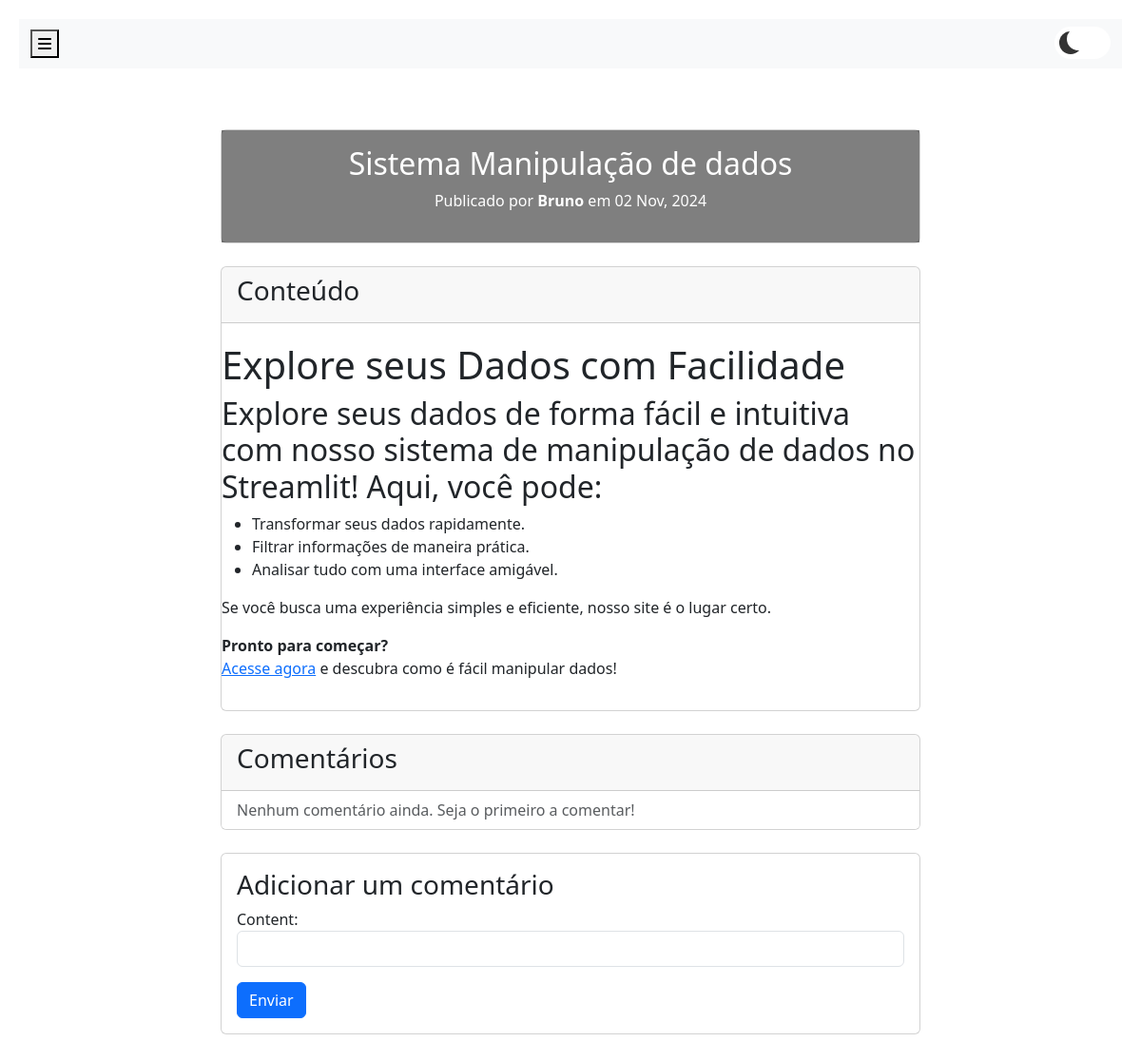
Screenshot of /blog/post/data-manipulation/ with the database file from the repository.
### blog/models.py (models this page shows, shortened)
class Post(models.Model):
    title = models.CharField(max_length=200)
    slug = models.SlugField(unique=True)
    content = models.TextField()
    created_at = models.DateTimeField(default=timezone.now)
    updated_at = models.DateTimeField(auto_now=True)
    author = models.ForeignKey(User, on_delete=models.CASCADE)
    categories = models.ManyToManyField(Category)
    image_url = models.ImageField(
        upload_to='images/',
        storage=MediaCloudinaryStorage(),
        blank=True,
        null=True
    )

### blog/views.py (the view)
# urls.py: path('post/<slug:slug>/', views.post_detail, name='post_detail'),
def post_detail(request, slug):
    post = get_object_or_404(Post, slug=slug)
    comments = post.comments.all()
    form = CommentForm()  # Apenas inicialize o formulário
    return render(request, 'post_detail.html', {'post': post, 'comments': comments, 'form': form})

### blog/forms.py
class CommentForm(forms.ModelForm):
    class Meta:
        model = Comment
        fields = ['content']
        widgets = {
            'content': forms.TextInput(attrs={'class': 'form-control'}),
        }

### blog/templatetags/markdown_extras.py (called while the page is built)
@register.filter
def markdownify(text):
    return mark_safe(markdown.markdown(text, extensions=['extra', 'codehilite', 'toc']))

### blog/templates/post_detail.html (shortened to what this page needs)
{% extends 'base.html' %}
{% load markdown_extras %}
{% block content %}
<div class="container mt-4">
    <div class="row">
        <div class="col-md-8 offset-md-2">
            <div class="card mb-4 text-white" style="background-size: cover; background-position: center;
            {% if post.image_url %}
            background-image: url('{{ post.image_url.url }}');
            {% endif %}">
                <div class="card-body" style="background: rgba(0, 0, 0, 0.5);">
                    <h2 class="card-title text-center">{{ post.title }}</h2>
                    <p class="text-center">Publicado por <strong>{{ post.author.first_name }}</strong> em {{ post.created_at|date:"d M, Y" }}</p>
                </div>
            </div>
            <div class="card mb-4">
                <div class="card-header">
                    <h3>Conteúdo</h3>
                </div>
                <p class="card-text">{{ post.content|markdownify }}</p>
            </div>
            <div class="card mb-4">
                <div class="card-header">
                    <h3>Comentários</h3>
                </div>
                <ul class="list-group list-group-flush">
                    {% for comment in comments %}
                        <li class="list-group-item">
                            <strong>{{ comment.author.first_name }} - {{ comment.created_at|date:"d M, Y" }}:</strong> {{ comment.content }}
                        </li>
                    {% empty %}
                        <li class="list-group-item text-muted">Nenhum comentário ainda. Seja o primeiro a comentar!</li>
                    {% endfor %}
                </ul>
            </div>
            <div class="card mb-4">
                <div class="card-body">
                    <h3>Adicionar um comentário</h3>
                    <form method="post" action="{% url 'add_comment' post.slug %}">
                        {{ form.as_p }}
                        <button type="submit" class="btn btn-primary">Enviar</button>
                    </form>
                </div>
            </div>
        </div>
    </div>
</div>
{% endblock %}

### core/templates/base.html (shortened to what this page needs)
{% load static %}
<!DOCTYPE html>
<html lang="en">
<head>
    <link rel="stylesheet" href="https://cdnjs.cloudflare.com/ajax/libs/font-awesome/6.0.0-beta3/css/all.min.css">
    <link href="https://cdn.jsdelivr.net/npm/bootstrap@5.3.0/dist/css/bootstrap.min.css" rel="stylesheet">
    <link href="{% static 'core/css/styles.css' %}" rel="stylesheet">
</head>
<body>
    <div class="wrapper">
        <div id="content">
            <nav class="navbar navbar-expand-lg navbar-light bg-light">
                <div class="container-fluid">
                    <button type="button" id="sidebarCollapse" ">
                        <i class="fa-solid fa-bars"></i>
                                        </button>
                    <div class="ms-auto">
                        <div class="form-check form-switch">
                            <label class="switch">
                                <span class="slider"></span>
                            </label>
                        </div>
                    </div>
                </div>
            </nav>
            <div class="container">
                <div class="row">
                    {% block content %}
                    {% endblock %}
                </div>
            </div>
        </div>
    </div>
</body>
</html>

### core/static/core/css/styles.css (style rules this page uses)
body { font-family: 'Segoe UI', Tahoma, Geneva, Verdana, sans-serif; transition: background-color 0.3s, color 0.3s; }
.wrapper { display: flex; width: 100%; align-items: stretch; }
.row { margin-top: 20px; }
#content { width: 100%; padding: 20px; min-height: 100vh; transition: all 0.3s; }
.card { transition: transform 0.3s; }
.card-text { margin-top: 10px; margin-bottom: 10px; padding-left: 15px; padding-right: 15px; }
.switch { font-size: 17px; position: relative; display: inline-block; width: 3.5em; height: 2em; }
.slider { --background: #ffffff; position: absolute; cursor: pointer; top: 0; left: 0; right: 0; bottom: 0; background-color: var(--background); transition: .5s; border-radius: 30px; }
.slider:before { position: absolute; content: ""; height: 1.4em; width: 1.4em; border-radius: 50%; left: 10%; bottom: 15%; box-shadow: inset 8px -4px 0px 0px #333; background: var(--background); transition: .5s; }

### rows the page displays
Post: title "Sistema Manipulação de dados", author.first_name "Bruno", created_at "02 Nov, 2024", content "Explore seus Dados com Facilidade Explore seus dados de forma fácil e intuitiva com nosso sistema de manipulação de dados no Streamlit! Aqui, você pode: Transformar seus dados rapidamente. Filtrar informações de maneira prática. Analisar tudo com uma interface amigável. Se você busca uma experiência simples e eficiente, nosso site é o lugar certo. Pronto para começar? Acesse agora e descubra como é fácil manipular dados!"
